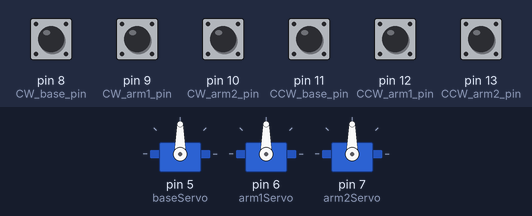
The sketch below on a simulated Arduino Uno, built with avr-gcc and run on an emulated ATmega328P. Parts: 3 × servo. Inputs (shaded band) come from the test bench; at power-on: pin 8 (CW_base_pin), pin 9 (CW_arm1_pin), pin 10 (CW_arm2_pin), pin 11 (CCW_base_pin), pin 12 (CCW_arm1_pin), pin 13 (CCW_arm2_pin) HIGH.

Above: at 1.2 s.
1.3 s: pin 8 (CW_base_pin) pulled LOW for 1 s
At 2.9 s:
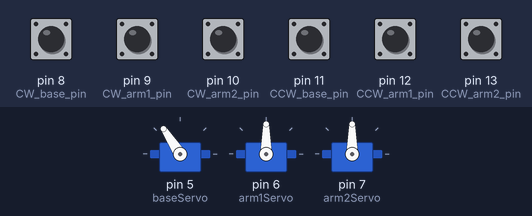
4.3 s: pin 9 (CW_arm1_pin) pulled LOW for 1 s
At 6.3 s:
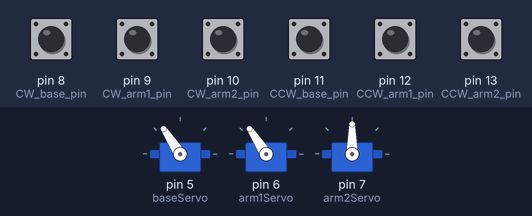
7.3 s: pin 11 (CCW_base_pin) pulled LOW for 0.15 s
At 7.7 s:
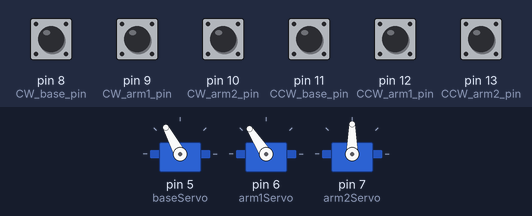
8.9 s: pin 12 (CCW_arm1_pin) pulled LOW for 0.15 s
At 10.2 s:
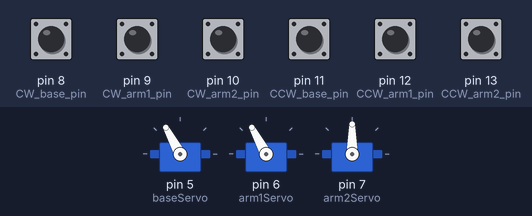
10.5 s: pin 10 (CW_arm2_pin) pulled LOW for 1 s
At 12.2 s:
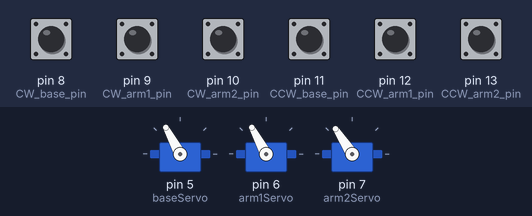
13.5 s: pin 8 (CW_base_pin) pulled LOW for 0.15 s
At 14.8 s:
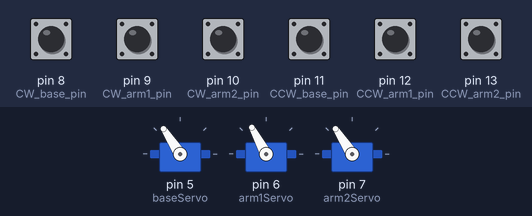
Timing chart, 0 to 16.1 s (numbered marks = the images above; inputs shaded):
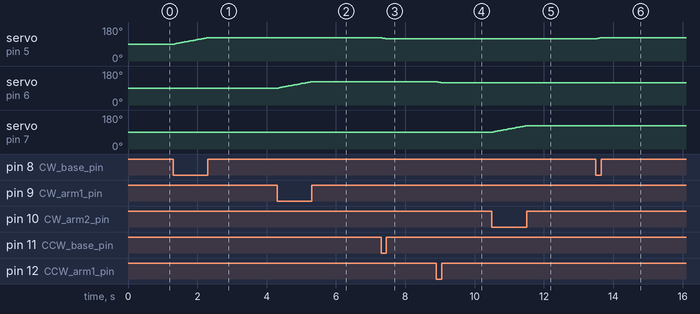

The sketch:

robot_base.ino
```cpp
#include <Servo.h>


// Objects
Servo baseServo;

Servo arm1Servo;

Servo arm2Servo;


// Defined Variables
#define LOOP_DELAY 25
#define MAX_ANGLE 105
#define MIN_ANGLE -105


// Variables -- establishing variables for clockwise and counterclockwise pins for arm1, arm2, and base
int CW_base_pin = 8;
bool CW_base_state = true;

int CW_arm1_pin = 9;
bool CW_arm1_state = true;

int CW_arm2_pin = 10;
bool CW_arm2_state = true;

int CCW_base_pin = 11;
bool CCW_base_state = true;

int CCW_arm1_pin = 12;
bool CCW_arm1_state = true;

int CCW_arm2_pin = 13;
bool CCW_arm2_state = true;

int val_base;

int val_arm1;

int val_arm2;


// going from -105 to 105 (servo goes from 0 - 180, so you have to map // your angles)
int base_angle = 0;

int arm1_angle = 0;

int arm2_angle = 0;


void setup() {
  // put your setup code here, to run once:

  // Initialize 3 servos
  baseServo.attach(5); // attaches the servo on pin 5 to the servo object baseServo

  arm1Servo.attach(6); // attaches the servo on pin 6 to the servo object arm1Servo

  arm2Servo.attach(7); // attaches the servo on pin 7 to the servo object arm2Servo

  // Initializing button pins as inputs
  pinMode(CW_base_pin, INPUT_PULLUP);

  pinMode(CW_arm1_pin, INPUT_PULLUP);

  pinMode(CW_arm2_pin, INPUT_PULLUP);

  pinMode(CCW_base_pin, INPUT_PULLUP);

  pinMode(CCW_arm1_pin, INPUT_PULLUP);

  pinMode(CCW_arm2_pin, INPUT_PULLUP);

}

void loop() {
  // put your main code here, to run repeatedly:

  // Read 6 GPIO
  CW_base_state = digitalRead(CW_base_pin);

  CW_arm1_state = digitalRead(CW_arm1_pin);

  CW_arm2_state = digitalRead(CW_arm2_pin);

  CCW_base_state = digitalRead(CCW_base_pin);

  CCW_arm1_state = digitalRead(CCW_arm1_pin);

  CCW_arm2_state = digitalRead(CCW_arm2_pin);


  // Check Base servo buttons, and update servo pos. If needed
  if (!CW_base_state) {
    ++base_angle;
  }
  if (!CCW_base_state) {
    --base_angle;
  }

  base_angle = base_angle > MAX_ANGLE ? MAX_ANGLE : base_angle;
  base_angle = base_angle < MIN_ANGLE ? MIN_ANGLE : base_angle;

  // Update servo
  val_base = map(base_angle, MIN_ANGLE, MAX_ANGLE, 0, 180);
  baseServo.write(val_base);


  // Check arm1 servo buttons, and update servo pos. If needed
  if (!CW_arm1_state) {
    ++arm1_angle;
  }
  if (!CCW_arm1_state) {
    --arm1_angle;
  }

  arm1_angle = arm1_angle > MAX_ANGLE ? MAX_ANGLE : arm1_angle;
  arm1_angle = arm1_angle < MIN_ANGLE ? MIN_ANGLE : arm1_angle;

  // Update servo
  val_arm1 = map(arm1_angle, MIN_ANGLE, MAX_ANGLE, 0, 180);
  arm1Servo.write(val_arm1);


  // Check arm2 servo buttons, and update servo pos. If needed
  if (!CW_arm2_state) {
    ++arm2_angle;
  }
  if (!CCW_arm2_state) {
    --arm2_angle;
  }

  arm2_angle = arm2_angle > MAX_ANGLE ? MAX_ANGLE : arm2_angle;
  arm2_angle = arm2_angle < MIN_ANGLE ? MIN_ANGLE : arm2_angle;

  // Update servo
  val_arm2 = map(arm2_angle, MIN_ANGLE, MAX_ANGLE, 0, 180);
  arm2Servo.write(val_arm2);

  delay(LOOP_DELAY);

}


//Look at knob example for val variable and BaseServo -- you need to initialize the val variable and the BaseServo object
```

Measured:
- after the input at 1.3 s, servo on pin 5 (baseServo): moves from 90° to 123° over 0.94 s, starting after 0.05 s
- after the input at 4.3 s, servo on pin 6 (arm1Servo): moves from 90° to 123° over 0.94 s, starting after 0.05 s
- after the input at 7.3 s, servo on pin 5 (baseServo): 123° → 118° at once
- after the input at 8.9 s, servo on pin 6 (arm1Servo): 123° → 118° at once
- after the input at 10.5 s, servo on pin 7 (arm2Servo): moves from 90° to 123° over 0.94 s, starting at once
- after the input at 13.5 s, servo on pin 5 (baseServo): 118° → 123° at once
